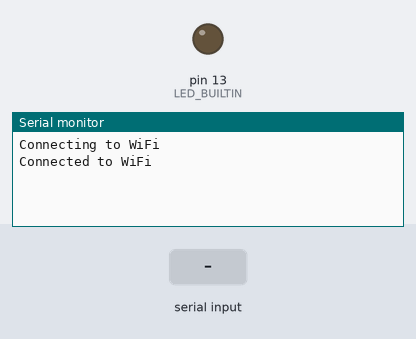
Bench run of a sketch on a simulated Arduino Mega 2560, built with avr-gcc and run on an emulated ATmega2560. On the bench: output pins drawn as LEDs (lit = HIGH), the last lines printed to the serial monitor. The inputs (shaded band) are chosen by the test bench. WiFi joins after 1.5 s; servers stay silent unless stated.

Above: at 2.7 s.
2.8 s: "stop" received over Serial
At 4.0 s:
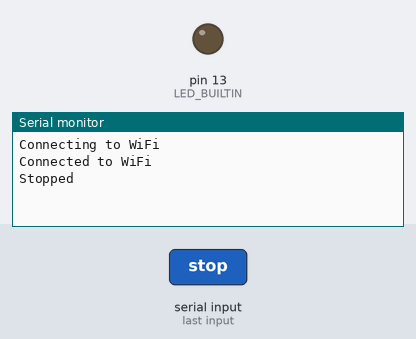
4.3 s: "on" received over Serial
At 5.1 s:
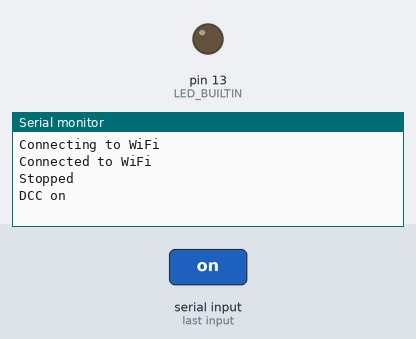
5.8 s: "90,45\n" received over Serial
At 6.2 s:
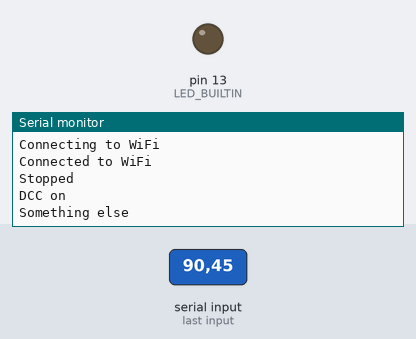

Measured:
- after the input at 2.8 s, the serial monitor: prints a new line at once (image 1)
- after the input at 4.3 s, the serial monitor: prints a new line at once (image 2)
- after the input at 5.8 s, the serial monitor: prints a new line at once (image 3)

The sketch:

D55.ino
```cpp
#include <WiFiEspAT.h>
#include "Z21.hpp"

WiFiUDP Udp;
Z21 z21(Udp);

int incomingByte = 0; // for incoming serial data
byte packetBuffer[15]; //buffer to hold incoming packet


#define AT_BAUD_RATE 115200

void setup() {

  Serial.begin(115200);
  while (!Serial);
  Serial.setTimeout(10);

  Serial.println("Connecting to WiFi");

  Serial3.begin(AT_BAUD_RATE);
  WiFi.init(Serial3);

  // check for the WiFi module:
  if (WiFi.status() == WL_NO_MODULE) {
    Serial.println();
    Serial.println("Communication with WiFi module failed!");
    // don't continue
    while (true);
  }

  WiFi.begin("Pompos", "Apa44Bal");
  Serial.println("Connected to WiFi");

  Udp.begin(21105);

  Udp.beginPacket(z21ip, z21port);
  //const byte data[] = { 0x07, 0x00, 0x40, 0x00, 0x21, 0x81, 0xa0 };
  const byte data[] = { 0x04, 0x00, 0x10, 0x00};
  Udp.write(data, sizeof(data));
  Udp.endPacket();

  pinMode(LED_BUILTIN, OUTPUT);
}

void loop() {
  handleSerial();
  handleUDP();
}

void handleSerial() {
  if (Serial.available() > 0) {     //wait for data available
    String teststr = Serial.readString();  //read until timeout
    teststr.trim();                        // remove any \r \n whitespace at the end of the String

    if (teststr == "stop") {
      z21.stop();
    }
    else if (teststr == "on") {
      z21.dccOn();
    }
    else if (teststr == "turn") {
      while (Serial.available() == 0) {}     //wait for data available
      String teststr = Serial.readString();  //read until timeout
      teststr.trim();                        // remove any \r \n whitespace at the end of the String
      z21.setTurnoutStraight(teststr.toInt());
    }
    else {
      Serial.println("Something else");
    }
  }
}

void handleUDP() {
// if there's data available, read a packet
  int packetSize = Udp.parsePacket();
  if (packetSize) {
    digitalWrite(LED_BUILTIN, HIGH);
    Serial.print("Received packet of size ");
    Serial.println(packetSize);
    Serial.print("From ");
    IPAddress remoteIp = Udp.remoteIP();
    Serial.print(remoteIp);
    Serial.print(", port ");
    Serial.println(Udp.remotePort());

    // read the packet into packetBufffer
    int len = Udp.read(packetBuffer, 15);
    if (len > 0) {
      packetBuffer[len] = 0;
    }
    Serial.println("Contents:");
    for (size_t i = 0; i < packetSize; i++)
    {
      Serial.print(packetBuffer[i], HEX);
      Serial.print(" ");
    }
    Serial.println();


    // send a reply, to the IP address and port that sent us the packet we received
    /*Udp.beginPacket(Udp.remoteIP(), Udp.remotePort());
    Udp.write(ReplyBuffer);
    Udp.endPacket();*/
    digitalWrite(LED_BUILTIN, LOW);
  }
}
```

Z21.hpp
```cpp
#ifndef Z21_h
#define Z21_h

#include <Arduino.h>
#include <WiFiEspAT.h>


const IPAddress z21ip(192, 168, 1, 35);
const int z21port = 21105;

class Z21 {
    private:
        WiFiUDP Udp;

        void sendData(const byte data[], int size) {
            Udp.beginPacket(z21ip, z21port);
            Udp.write(data, size);
            Udp.endPacket();
        }

        void addXOR(byte data[], int size) {
            byte xorb = 0;
            for (size_t i = 0; i < size - 1; i++)
            {
                xorb = xorb ^ data[i];
            }

            data[size - 1] = xorb;
        }
    public:
        Z21(WiFiUDP Udp) {
            this->Udp = Udp;
        }

        void xorTest() {
            byte data[] = { 0x09, 0x00, 0x40, 0x00, 0x53, 0x00, (byte)(2), 0b10001001, 0x00, 0x00 };
            addXOR(data, sizeof(data));
            Serial.println(data[sizeof(data)-1]);
        }

        void setTurnoutStraight(byte address) {
            byte data[] = { 0x09, 0x00, 0x40, 0x00, 0x53, 0x00, (byte)(address), 0b10001001, 0x00, 0x00 };
            addXOR(data, sizeof(data));
            sendData(data, sizeof(data));
            Serial.println("Turnout set");
        }

        void dccOn() {
            const byte data[] = { 0x07, 0x00, 0x40, 0x00, 0x21, 0x81, 0xa0 };
            sendData(data, sizeof(data));
            Serial.println("DCC on");
        }

        void stop() {
            const byte data[] = { 0x06, 0x00, 0x40, 0x00, 0x80, 0x80 };
            sendData(data, sizeof(data));
            Serial.println("Stopped");
        }
};

#endif
```
